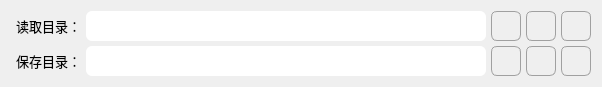
   <widget class="QWidget" name="layoutWidget">
    <property name="geometry">
     <rect>
      <x>22</x>
      <y>10</y>
      <width>589</width>
      <height>69</height>
     </rect>
    </property>
    <layout class="QHBoxLayout" name="PathLayout">
     <property name="spacing">
      <number>5</number>
     </property>
     <item>
      <layout class="QVBoxLayout" name="PathLabel">
       <property name="spacing">
        <number>5</number>
       </property>
       <property name="sizeConstraint">
        <enum>QLayout::SizeConstraint::SetNoConstraint</enum>
       </property>
       <property name="leftMargin">
        <number>5</number>
       </property>
       <property name="topMargin">
        <number>0</number>
       </property>
       <property name="rightMargin">
        <number>0</number>
       </property>
       <item>
        <widget class="QLabel" name="ReadPath">
         <property name="sizePolicy">
          <sizepolicy hsizetype="Fixed" vsizetype="Preferred">
           <horstretch>0</horstretch>
           <verstretch>0</verstretch>
          </sizepolicy>
         </property>
         <property name="minimumSize">
          <size>
           <width>65</width>
           <height>30</height>
          </size>
         </property>
         <property name="maximumSize">
          <size>
           <width>65</width>
           <height>30</height>
          </size>
         </property>
         <property name="font">
          <font>
           <pointsize>10</pointsize>
           <bold>false</bold>
           <hintingpreference>PreferNoHinting</hintingpreference>
          </font>
         </property>
         <property name="text">
          <string>读取目录：</string>
         </property>
        </widget>
       </item>
       <item>
        <widget class="QLabel" name="SavePath">
         <property name="sizePolicy">
          <sizepolicy hsizetype="Fixed" vsizetype="Preferred">
           <horstretch>0</horstretch>
           <verstretch>0</verstretch>
          </sizepolicy>
         </property>
         <property name="minimumSize">
          <size>
           <width>65</width>
           <height>30</height>
          </size>
         </property>
         <property name="maximumSize">
          <size>
           <width>65</width>
           <height>30</height>
          </size>
         </property>
         <property name="font">
          <font>
           <pointsize>10</pointsize>
           <hintingpreference>PreferNoHinting</hintingpreference>
           <fontweight>Medium</fontweight>
          </font>
         </property>
         <property name="text">
          <string>保存目录：</string>
         </property>
        </widget>
       </item>
      </layout>
     </item>
     <item>
      <layout class="QVBoxLayout" name="PathInput">
       <property name="spacing">
        <number>5</number>
       </property>
       <item>
        <widget class="QLineEdit" name="ReadPathInput">
         <property name="sizePolicy">
          <sizepolicy hsizetype="Fixed" vsizetype="Fixed">
           <horstretch>0</horstretch>
           <verstretch>0</verstretch>
          </sizepolicy>
         </property>
         <property name="minimumSize">
          <size>
           <width>400</width>
           <height>30</height>
          </size>
         </property>
         <property name="maximumSize">
          <size>
           <width>400</width>
           <height>30</height>
          </size>
         </property>
         <property name="palette">
          <palette>
           <active/>
           <inactive/>
           <disabled/>
          </palette>
         </property>
         <property name="autoFillBackground">
          <bool>false</bool>
         </property>
         <property name="styleSheet">
          <string notr="true">border-radius: 6px;</string>
         </property>
        </widget>
       </item>
       <item>
        <widget class="QLineEdit" name="SavePathInput">
         <property name="sizePolicy">
          <sizepolicy hsizetype="Fixed" vsizetype="Fixed">
           <horstretch>0</horstretch>
           <verstretch>0</verstretch>
          </sizepolicy>
         </property>
         <property name="minimumSize">
          <size>
           <width>400</width>
           <height>30</height>
          </size>
         </property>
         <property name="maximumSize">
          <size>
           <width>400</width>
           <height>30</height>
          </size>
         </property>
         <property name="palette">
          <palette>
           <active/>
           <inactive/>
           <disabled/>
          </palette>
         </property>
         <property name="styleSheet">
          <string notr="true">border-radius: 6px;</string>
         </property>
        </widget>
       </item>
      </layout>
     </item>
     <item>
      <layout class="QGridLayout" name="PathButton">
       <property name="spacing">
        <number>5</number>
       </property>
       <item row="0" column="0">
        <widget class="QPushButton" name="ReadPathSet">
         <property name="enabled">
          <bool>true</bool>
         </property>
         <property name="sizePolicy">
          <sizepolicy hsizetype="Fixed" vsizetype="Fixed">
           <horstretch>0</horstretch>
           <verstretch>0</verstretch>
          </sizepolicy>
         </property>
         <property name="minimumSize">
          <size>
           <width>30</width>
           <height>30</height>
          </size>
         </property>
         <property name="maximumSize">
          <size>
           <width>30</width>
           <height>30</height>
          </size>
         </property>
         <property name="toolTip">
          <string>更新目录</string>
         </property>
         <property name="styleSheet">
          <string notr="true">/* 按钮默认样式 */
QPushButton {
    color: white;
    border-radius: 6px;
    border: 1px solid rgb(160, 160, 160); 
}

/* 悬浮特效：背景颜色变浅，并增加蓝色边框感 */
QPushButton:hover {
    background-color: rgb(160, 160, 160); /* 颜色比默认稍亮 */
}

/* 按下特效：点击时颜色变深，产生物理压下的错觉 */
QPushButton:pressed {
    padding-top: 3px;
}
</string>
         </property>
         <property name="text">
          <string/>
         </property>
         <property name="icon">
          <iconset theme="emblem-synchronized"/>
         </property>
         <property name="iconSize">
          <size>
           <width>20</width>
           <height>20</height>
          </size>
         </property>
        </widget>
       </item>
       <item row="1" column="1">
        <widget class="QPushButton" name="SavePathOpen">
         <property name="sizePolicy">
          <sizepolicy hsizetype="Fixed" vsizetype="Fixed">
           <horstretch>0</horstretch>
           <verstretch>0</verstretch>
          </sizepolicy>
         </property>
         <property name="minimumSize">
          <size>
           <width>30</width>
           <height>30</height>
          </size>
         </property>
         <property name="maximumSize">
          <size>
           <width>30</width>
           <height>30</height>
          </size>
         </property>
         <property name="toolTip">
          <string>打开目录</string>
         </property>
         <property name="styleSheet">
          <string notr="true">/* 按钮默认样式 */
QPushButton {
    color: white;
    border-radius: 6px;
    border: 1px solid rgb(160, 160, 160); 
}

/* 悬浮特效：背景颜色变浅，并增加蓝色边框感 */
QPushButton:hover {
    background-color: rgb(160, 160, 160); /* 颜色比默认稍亮 */
}

/* 按下特效：点击时颜色变深，产生物理压下的错觉 */
QPushButton:pressed {
    padding-top: 3px;
}
</string>
         </property>
         <property name="text">
          <string/>
         </property>
         <property name="icon">
          <iconset theme="edit-find"/>
         </property>
         <property name="iconSize">
          <size>
           <width>20</width>
           <height>20</height>
          </size>
         </property>
        </widget>
       </item>
       <item row="0" column="1">
        <widget class="QPushButton" name="ReadPathOpen">
         <property name="sizePolicy">
          <sizepolicy hsizetype="Fixed" vsizetype="Fixed">
           <horstretch>0</horstretch>
           <verstretch>0</verstretch>
          </sizepolicy>
         </property>
         <property name="minimumSize">
          <size>
           <width>30</width>
           <height>30</height>
          </size>
         </property>
         <property name="maximumSize">
          <size>
           <width>30</width>
           <height>30</height>
          </size>
         </property>
         <property name="toolTip">
          <string>打开目录</string>
         </property>
         <property name="styleSheet">
          <string notr="true">/* 按钮默认样式 */
QPushButton {
    color: white;
    border-radius: 6px;
    border: 1px solid rgb(160, 160, 160); 
}

/* 悬浮特效：背景颜色变浅，并增加蓝色边框感 */
QPushButton:hover {
    background-color: rgb(160, 160, 160); /* 颜色比默认稍亮 */
}

/* 按下特效：点击时颜色变深，产生物理压下的错觉 */
QPushButton:pressed {
    padding-top: 3px;
}
</string>
         </property>
         <property name="text">
          <string/>
         </property>
         <property name="icon">
          <iconset theme="edit-find"/>
         </property>
         <property name="iconSize">
          <size>
           <width>20</width>
           <height>20</height>
          </size>
         </property>
        </widget>
       </item>
       <item row="1" column="2">
        <widget class="QPushButton" name="SavePathSelect">
         <property name="sizePolicy">
          <sizepolicy hsizetype="Fixed" vsizetype="Fixed">
           <horstretch>0</horstretch>
           <verstretch>0</verstretch>
          </sizepolicy>
         </property>
         <property name="minimumSize">
          <size>
           <width>30</width>
           <height>30</height>
          </size>
         </property>
         <property name="maximumSize">
          <size>
           <width>30</width>
           <height>30</height>
          </size>
         </property>
         <property name="toolTip">
          <string>选择目录</string>
         </property>
         <property name="styleSheet">
          <string notr="true">/* 按钮默认样式 */
QPushButton {
    color: white;
    border-radius: 6px;
    border: 1px solid rgb(160, 160, 160); 
}

/* 悬浮特效：背景颜色变浅，并增加蓝色边框感 */
QPushButton:hover {
    background-color: rgb(160, 160, 160); /* 颜色比默认稍亮 */
}

/* 按下特效：点击时颜色变深，产生物理压下的错觉 */
QPushButton:pressed {
    padding-top: 3px;
}
</string>
         </property>
         <property name="text">
          <string/>
         </property>
         <property name="icon">
          <iconset theme="folder-open"/>
         </property>
         <property name="iconSize">
          <size>
           <width>20</width>
           <height>20</height>
          </size>
         </property>
        </widget>
       </item>
       <item row="0" column="2">
        <widget class="QPushButton" name="ReadPathSelect">
         <property name="sizePolicy">
          <sizepolicy hsizetype="Fixed" vsizetype="Fixed">
           <horstretch>0</horstretch>
           <verstretch>0</verstretch>
          </sizepolicy>
         </property>
         <property name="minimumSize">
          <size>
           <width>30</width>
           <height>30</height>
          </size>
         </property>
         <property name="maximumSize">
          <size>
           <width>30</width>
           <height>30</height>
          </size>
         </property>
         <property name="toolTip">
          <string>选择目录</string>
         </property>
         <property name="styleSheet">
          <string notr="true">/* 按钮默认样式 */
QPushButton {
    color: white;
    border-radius: 6px;
    border: 1px solid rgb(160, 160, 160); 
}

/* 悬浮特效：背景颜色变浅，并增加蓝色边框感 */
QPushButton:hover {
    background-color: rgb(160, 160, 160); /* 颜色比默认稍亮 */
}

/* 按下特效：点击时颜色变深，产生物理压下的错觉 */
QPushButton:pressed {
    padding-top: 3px;
}
</string>
         </property>
         <property name="text">
          <string/>
         </property>
         <property name="icon">
          <iconset theme="folder-open"/>
         </property>
         <property name="iconSize">
          <size>
           <width>20</width>
           <height>20</height>
          </size>
         </property>
        </widget>
       </item>
       <item row="1" column="0">
        <widget class="QPushButton" name="SavePathSet">
         <property name="sizePolicy">
          <sizepolicy hsizetype="Fixed" vsizetype="Fixed">
           <horstretch>0</horstretch>
           <verstretch>0</verstretch>
          </sizepolicy>
         </property>
         <property name="minimumSize">
          <size>
           <width>30</width>
           <height>30</height>
          </size>
         </property>
         <property name="maximumSize">
          <size>
           <width>30</width>
           <height>30</height>
          </size>
         </property>
         <property name="toolTip">
          <string>更新目录</string>
         </property>
         <property name="styleSheet">
          <string notr="true">/* 按钮默认样式 */
QPushButton {
    color: white;
    border-radius: 6px;
    border: 1px solid rgb(160, 160, 160); 
}

/* 悬浮特效：背景颜色变浅，并增加蓝色边框感 */
QPushButton:hover {
    background-color: rgb(160, 160, 160); /* 颜色比默认稍亮 */
}

/* 按下特效：点击时颜色变深，产生物理压下的错觉 */
QPushButton:pressed {
    padding-top: 3px;
}
</string>
         </property>
         <property name="text">
          <string/>
         </property>
         <property name="icon">
          <iconset theme="emblem-synchronized"/>
         </property>
         <property name="iconSize">
          <size>
           <width>20</width>
           <height>20</height>
          </size>
         </property>
        </widget>
       </item>
      </layout>
     </item>
    </layout>
   </widget>
